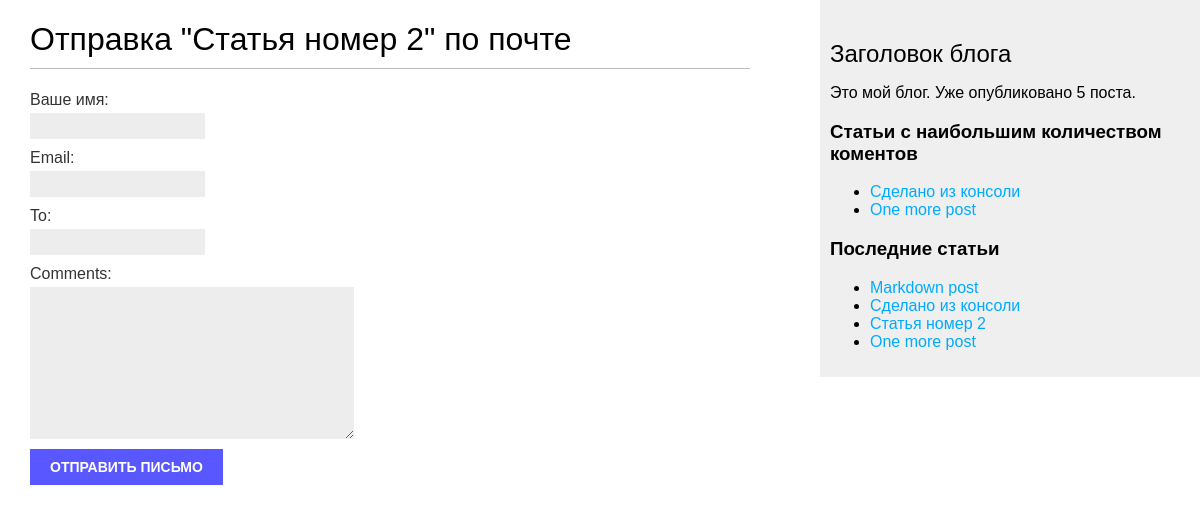
/blog/2/share/, run on the app's committed database.
### blog/models.py (models this page shows, shortened)
class Post(models.Model):
    objects = models.Manager() #Это мнеджер по умолчанию
    published = PublishedManager() # А это самоельный менеджер выше
    STATUS_CHOICES = (
        ('draft', 'Draft'),
        ('published', 'Published'),
    )
    title = models.CharField(max_length=250)
    slug = models.SlugField(max_length=250, unique_for_date='publish')
    author = models.ForeignKey(User, on_delete=models.CASCADE, related_name='blog_posts')
    body = models.TextField()
    publish = models.DateTimeField(default=timezone.now)
    created = models.DateTimeField(auto_now_add=True)
    update = models.DateTimeField(auto_now=True)
    status = models.CharField(max_length=10, choices=STATUS_CHOICES, default='draft')
    tags = TaggableManager()
    class Meta:
        ordering = ('-publish',)
    def get_absolute_url(self):
        return reverse('blog:post_detail', args=[self.publish.year,
                                                 self.publish.month,
                                                 self.publish.day,
                                                 self.slug])

### blog/views.py (the view)
def post_share(request, post_id):
    post = get_object_or_404(Post, id=post_id, status='published') #Получение статьи по id
    sent = False
    if request.method == 'POST':
        form = EmailPostForm(request.POST) #Отправка формы на сохранение
        if form.is_valid(): # Если все поля корректно заполнены, то сохраняем форму
            cd = form.cleaned_data
            post_url = request.build_absolute_uri(post.get_absolute_url())
            subject = '{}({}) рекомендую крутые статьи "{}"'.format(cd['name'], cd['email'], post.title)
            message = 'Прочесть "{}" можно здесь {}\n\n{} прокомментировал:{}'.format(post.title, post_url, cd['name'], cd['comments'])
            send_mail(subject, message, 'vetalboy94@gmail.com', [cd['to']])
            sent = True
    else:
        form = EmailPostForm()
    return render(request, 'blog/post/share.html', {'post':post, 'form':form, 'sent':sent})

### blog/forms.py
class EmailPostForm(forms.Form):
    name = forms.CharField(max_length=25, label='Ваше имя')
    email = forms.EmailField()
    to = forms.EmailField()
    comments = forms.CharField(required=False, widget=forms.Textarea) #Заменили стандартный input на <text-area>

### blog/models.py (called while the page is built)
    def get_queryset(self):
        return super().get_queryset().filter(status='published') #Фильтр по умолчанию по опубликованным статьям

### blog/templatetags/blog_tags.py (called while the page is built)
@register.simple_tag()
def get_most_commented_posts(count=2):
    return Post.published.annotate(total_comments=Count('comments')).order_by('-total_comments')[:count]

@register.simple_tag()
def total_posts():
    return Post.published.count()

@register.inclusion_tag('blog/post/latest_posts.html')
def show_latest_posts(count=4):
    latest_posts = Post.published.order_by('-publish')[:count]
    return {'latest_posts':latest_posts}

### blog/templates/blog/post/share.html (shortened to what this page needs)
{% extends "blog/base.html" %}
{% block content %}
    {% if sent %}
        <h1>Письмо успешно доставлено</h1>
        <p>"{{ post.title }}" отправлена {{ form.cleaned_data.to }}.</p>
    {% else %}
        <h1>Отправка  "{{ post.title }}" по почте</h1>
        <form action="." method="post">
            {{ form.as_p }}
            <input type="submit" value="Отправить письмо">
        </form>
    {% endif %}
{% endblock %}

### blog/templates/blog/base.html (shortened to what this page needs)
{% load blog_tags %}
{% load static %}
<!DOCTYPE html>
<html lang="en">
<head>
    <link href="{% static "css/blog.css" %}" rel="stylesheet">
</head>
<body>
    <div id="content">
        {% block content %}
        {% endblock %}
    </div>
    <div id="sidebar">
        <h2>Заголовок блога</h2>
        <p>Это мой блог. Уже опубликовано {% total_posts %} поста.</p>
        <h3>Статьи с наибольшим количеством коментов</h3>
        {% get_most_commented_posts as most_commented_posts %}
        <ul>
            {% for post in most_commented_posts %}
                <li>
                    <a href="{{ post.get_absolute_url }}">{{ post.title }}</a>
                </li>
            {% endfor %}
        </ul>
        <h3>Последние статьи</h3>
        {% show_latest_posts %}
    </div>
</body>
</html>

### blog/templates/blog/post/latest_posts.html
<!DOCTYPE html>
<html lang="en">
<body>
<ul>
    {% for post in latest_posts %}
    <li><a href="{{ post.get_absolute_url }}">{{ post.title }}</a> </li>
    {% endfor %}
</ul>
</body>
</html>

### blog/static/css/blog.css (style rules this page uses)
body { margin:0; padding:0; font-family:helvetica, sans-serif; }
a { color:#00abff; text-decoration:none; }
h1 { font-weight:normal; border-bottom:1px solid #bbb; padding:0 0 10px 0; }
h2 { font-weight:normal; margin:30px 0 0; }
#content { float:left; width:60%; padding:0 0 0 30px; }
#sidebar { float:right; width:30%; padding:10px; background:#efefef; height:100%; }
label { float:left; clear:both; color:#333; margin-bottom:4px; }
input, textarea { clear:both; float:left; margin:0 0 10px; background:#ededed; border:0; padding:6px 10px; font-size:12px; }
input[type=submit] { font-weight:bold; background: #5957ff; color:#fff; padding:10px 20px; font-size:14px; text-transform:uppercase; }

### data on the page
Post: title "Статья номер 2"
Post: title "Сделано из консоли"
Post: title "One more post"
Post: title "Markdown post"
